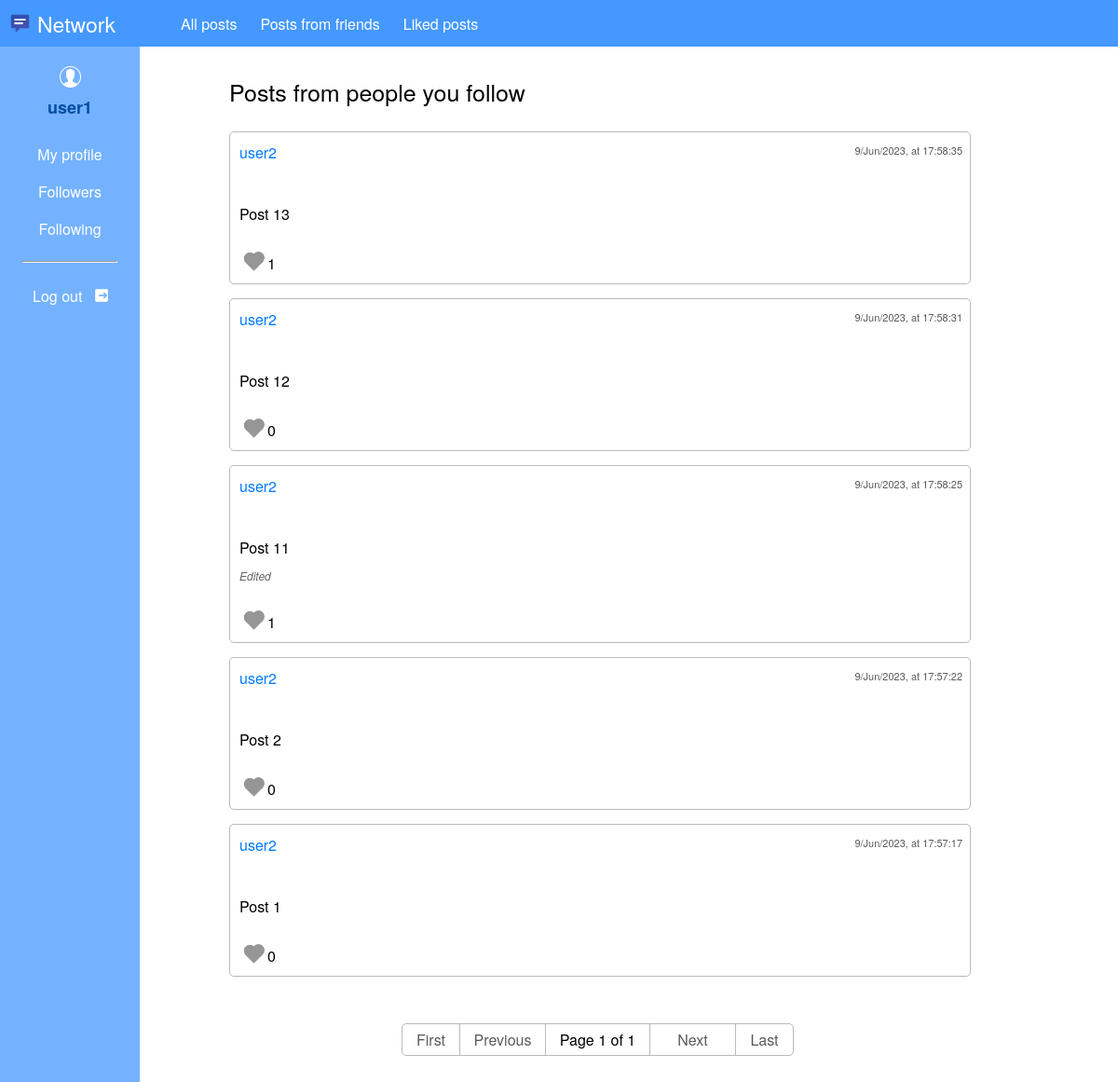
Screenshot of /friends_posts (signed in) with the database file from the repository.
### network/models.py (models this page shows, shortened)
class User(AbstractUser):
    following = models.ManyToManyField('User', related_name='user_following', default=None)
    followers = models.ManyToManyField('User', related_name='user_followers', default=None)

class Post(models.Model):
    user = models.ForeignKey(User, on_delete=models.CASCADE, related_name='post_user')
    text = models.TextField(max_length=280)
    timestamp = models.DateTimeField(auto_now_add=True)
    likes = models.ManyToManyField(User, related_name='post_likes', default=None)
    edited = models.BooleanField(default=False)

### network/views.py (the view)
# urls.py: path('friends_posts', views.friends_posts, name='friends_posts'),
def friends_posts(request):
    page_obj = paginate(request, Post.objects.filter(user__in=request.user.following.all()).order_by('-timestamp'))
    return render(request, 'network/friends_posts.html', {
        'posts': page_obj,
    })

### network/views.py (called while the page is built)
def paginate(request, query):
    paginator = Paginator(query, 10)
    page_number = request.GET.get('page')
    page_obj = paginator.get_page(page_number)
    return page_obj

### network/templates/network/friends_posts.html
{% extends "network/layout.html" %}
{% block header %}
    <div id="pageTitle">
        Posts from people you follow
    </div>
{% endblock %}

### network/templates/network/layout.html (shortened to what this page needs)
{% load static %}
<!DOCTYPE html>
<html lang="en">
    <head>
        <link href="{% static 'network/styles.css' %}" rel="stylesheet">
    </head>
    <body>
        <nav id="navbar">
            <a class="navbar-link" id="navbar-network" href="{% url 'index' %}">Network</a>
            <a class="navbar-link" href="{% url 'index' %}">All posts</a>
            {% if user.is_authenticated %}
                <a class="navbar-link" href="{% url 'friends_posts' %}">Posts from friends</a>
                <a class="navbar-link" href="{% url 'liked_posts' %}">Liked posts</a>
            {% else %}
                <a disabled class="navbar-disabledLink" title="Log in to see Friends posts">Posts from friends</a>
                <a disabled class="navbar-disabledLink" title="Log in to see Liked posts">Liked posts</a>
            {% endif %}
        </nav>
        <div id="sidebar_blockBody">
            <nav id="sidebar">
                {% if user.is_authenticated %}
                    <a id="sidebar-username" class="sidebar-link" href="{% url 'profile' request.user.username %}">{{ request.user.username }}</a>
                    <a class="sidebar-link" href="{% url 'profile' request.user.username %}">My profile</a>
                    <a class="sidebar-link" href="{% url 'followers' %}">Followers</a>
                    <a class="sidebar-link" href="{% url 'following' %}">Following</a>
                    <hr>
                    <a id="sidebar-logout" class="sidebar-log" href="{% url 'logout' %}">Log out</a>
                {% else %}
                    <a disabled id="sidebar-notSignedIn" class="sidebar-link">Not signed in</a>
                    <hr>
                    <a id="sidebar-login" class="sidebar-log" href="{% url 'login' %}">Log in</a>
                    <a id="sidebar-register" class="sidebar-log" href="{% url 'register' %}">Register</a>
                {% endif %}
            </nav>
            <div id="blockBody">
                {% block header %}
                {% endblock %}
                {% block body %}
                    {% for post in posts %}
                        <div id="post_{{post.id}}_div" class="post">
                            <div class="post-username_timestamp">
                                <a href="{% url 'profile' post.user.username %}">{{post.user.username}}</a>
                                <div class="post-timestamp">
                                    {{post.timestamp|date:"j/M/Y"}}, at {{post.timestamp|date:"G:i:s"}}
                                </div>
                            </div>
                            <div class="post-text" id="post_{{post.id}}_text">
                                {{post.text}}
                            </div>
                            <div class="post-edited" id="post_{{post.id}}_edited">
                                {% if post.edited == True %}
                                    Edited
                                {% endif %}
                            </div>
                            <div class="post-likes">
                                {% if request.user.is_authenticated %}
                                    {% if request.user not in post.likes.all %}
                                        <div class="post-likeContainer">
                                            <div class="post-likeButton" id="like_{{post.id}}_button" style="display:block;" onclick="like('{{post.id}}')"></div>
                                        </div>
                                    {% endif %}
                                {% else %}
                                    <div class="post-likeContainer">
                                        <div class="post-likeButton" id="like_{{post.id}}_button" style="display:block;"></div>
                                    </div>
                                {% endif %}
                                <div id="post_{{post.id}}_likes">
                                    {{post.likes.count}}
                                </div>
                            </div>
                        </div>
                    {% empty %}
                        No posts
                    {% endfor %}
                {% endblock %}
                {% block pagination %}
                    <nav id="pagination">
                        {% if posts.has_previous %}
                            <a id="pagination-first" class="pagination-link" href="?page=1">&laquo; First</a>
                            <a id="pagination-previous" class="pagination-link" href="?page={{ posts.previous_page_number }}"> &laquo; Previous</a>
                        {% else %}
                                <a id="pagination-first" disabled class="pagination-disabledLink">First</a>
                                <a id="pagination-previous" disabled class="pagination-disabledLink">Previous</a>
                        {% endif %}
                        <a id="pagination-page" disabled class="pagination-disabledLink">Page {{ posts.number }} of {{ posts.paginator.num_pages }}</a>
                        {% if posts.has_next %}
                            <a id="pagination-next" class="pagination-link" href="?page={{ posts.next_page_number }}">Next &raquo;</a>
                            <a id="pagination-last" class="pagination-link" href="?page={{ posts.paginator.num_pages }}">Last &raquo;</a>
                        {% else %}
                            <a id="pagination-next" class="pagination-disabledLink">Next</a>
                            <a id="pagination-last" class="pagination-disabledLink">Last</a>
                        {% endif %}
                    </nav>
                {% endblock %}
            </div>
        </div>
    </body>
</html>

### network/static/network/styles.css (style rules this page uses)
body, input, textarea { margin: 0px; font-family: "Helvetica Neue", Helvetica, Arial, sans-serif; font-size: 16px; }
body, html { height: 100%; width: 100%; }
#sidebar_blockBody { display: flex; min-height: 100%; max-height: fit-content; width: 100%; }
#blockBody { width: 100%; padding: 50px 15% 30px 8%; }
a { color: rgb(0, 123, 255); text-decoration: none; }
#pageTitle { margin-top: 30px; margin-bottom: 25px; font-size: 25px; }
#navbar { display: flex; position: absolute; height: 50px; width: 100%; background-color: rgb(68, 152, 255); }
.navbar-link, .navbar-disabledLink { display: flex; align-items: center; justify-content: center; height: 100%; min-width: fit-content; margin-right: 15px; padding: 0 5px 0 5px; color: white; }
#navbar-network { margin: 0 60px 0 10px; padding-left: 30px; font-size: 23px; background-image: url(icon_network_logo.png); background-repeat: no-repeat; background-position-y: 45%; background-size: 23px; }
#sidebar { display: flex; flex-direction: column; min-width: 150px; padding-top: 70px; background-color: rgb(116, 178, 255); }
#sidebar hr { margin-top: 15px; margin-bottom: 15px; }
.sidebar-link, .sidebar-log { display: flex; align-items: center; height: 40px; color: white; }
.sidebar-link { justify-content: center; }
.sidebar-log { background-repeat: no-repeat; background-position: right; background-position-x: 100px; background-size: 18px; }
#sidebar-username { margin-bottom: 10px; padding-top: 25px; color: rgb(0, 78, 161); font-size: 18px; font-weight: bold; background-image: url(icon_user_white.png); background-repeat: no-repeat; background-position: center; background-position-y: 0px; background-size: 25px; }
#sidebar-logout { padding-left: 35px; background-image: url(icon_logout.png); }
#sidebar hr { width: 100px; }
.post, #newPost-form { position: relative; width: 100%; margin-bottom: 15px; padding: 10px; border: 1px solid rgb(185, 185, 185); border-radius: 5px; }
.post-username_timestamp { display: flex; margin-bottom: 20px; }
.post-timestamp { position: absolute; top: 11px; right: 8px; font-size: 11px; color:rgb(90, 90, 90); }
.post-text { word-break: break-all; white-space: pre-line; }
.post-edited { margin-top: 10px; color:rgb(100, 100, 100); font-size: 12px; font-style: italic; }
.post-likes { display: flex; margin-top: 30px; }
.post-likeContainer { display: flex; justify-content: center; align-items: center; height: 20px; width: 30px; }
.post-likeButton, .post-dislikeButton, .post-likeAnimation { display: flex; position: relative; height: 13px; width: 13px; transform: rotate(-45deg); }
.post-likeButton { background-color: rgb(150, 150, 150); }
.post-likeButton::before, .post-dislikeButton::before, .post-likeAnimation::before, .post-likeButton::after, .post-dislikeButton::after, .post-likeAnimation::after { content: ""; display: flex; position: absolute; height: 13px; width: 13px; background-color: inherit; border-radius: 50%; }
.post-likeButton::before, .post-dislikeButton::before, .post-likeAnimation::before { top: -50%; }
.post-likeButton::after, .post-dislikeButton::after, .post-likeAnimation::after { right: -50%; }
#pagination { display: flex; justify-content: center; margin-top: 50px; width: calc(100% + 17px) }
.pagination-link, .pagination-disabledLink { display: flex; justify-content: center; align-items: center; padding: 5px 5px 5px 6px; margin-left: -1px; border: 1px solid rgb(185, 185, 185); }
.pagination-disabledLink { color: rgb(90, 90, 90); }
#pagination-first, #pagination-last { width: 50px; }
#pagination-previous, #pagination-next { width: 80px; }
#pagination-page { width: 100px; color: black; }
#pagination-first { border-radius: 5px 0 0 5px; }
#pagination-last { border-radius: 0 5px 5px 0; }

### rows the page displays
User: user.username "user1"
Post: user.username "user2", timestamp "9/Jun/2023", timestamp "17:58:35", text "Post 13", likes.count "1"
Post: user.username "user2", timestamp "9/Jun/2023", timestamp "17:58:31", text "Post 12", likes.count "0"
Post: user.username "user2", timestamp "9/Jun/2023", timestamp "17:58:25", text "Post 11", edited "Edited", likes.count "1"
Post: user.username "user2", timestamp "9/Jun/2023", timestamp "17:57:22", text "Post 2", likes.count "0"
Post: user.username "user2", timestamp "9/Jun/2023", timestamp "17:57:17", text "Post 1", likes.count "0"

### other values shown
{{ posts.number }} "1"
{{ posts.paginator.num_pages }} "1"
